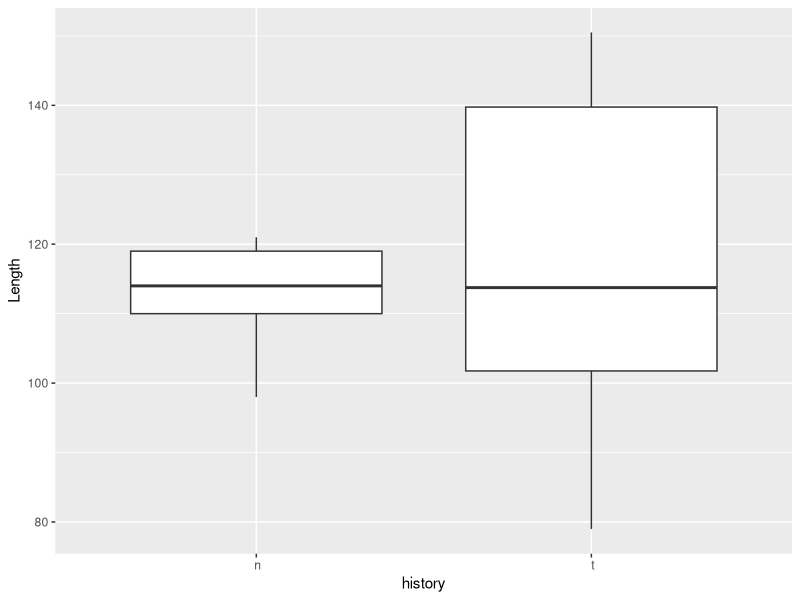

The R source for this figure:
## ---- chunk 1
library(tidyverse)
## ---- chunk 2
init <- read.csv("../data/initial-shell-length.csv", header = TRUE)
## ---- chunk 3

ggplot(data = init, mapping = aes(x = history, y = Length)) + 
  geom_boxplot()
